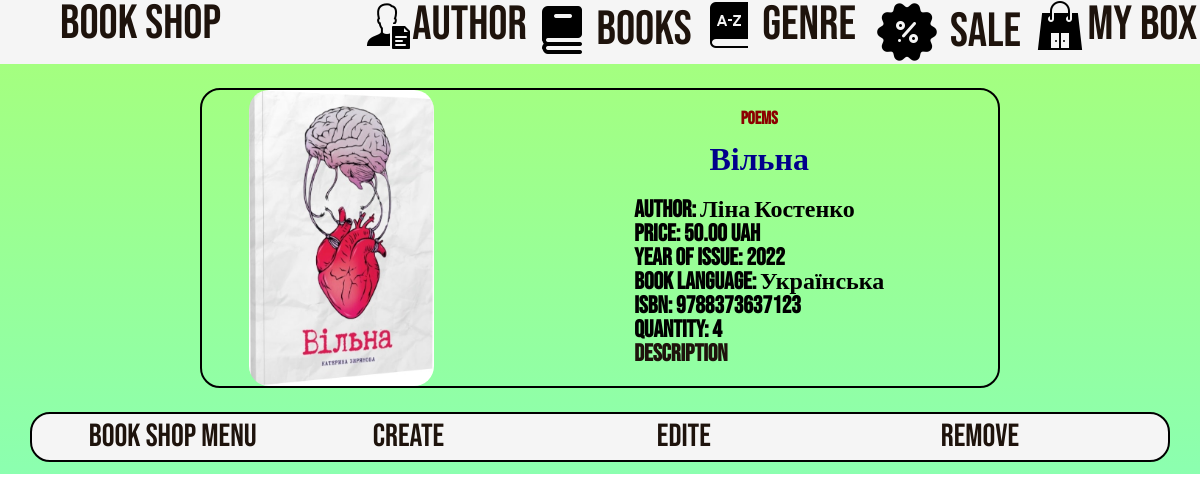
Page /shop/show/2 on the earlier database version.
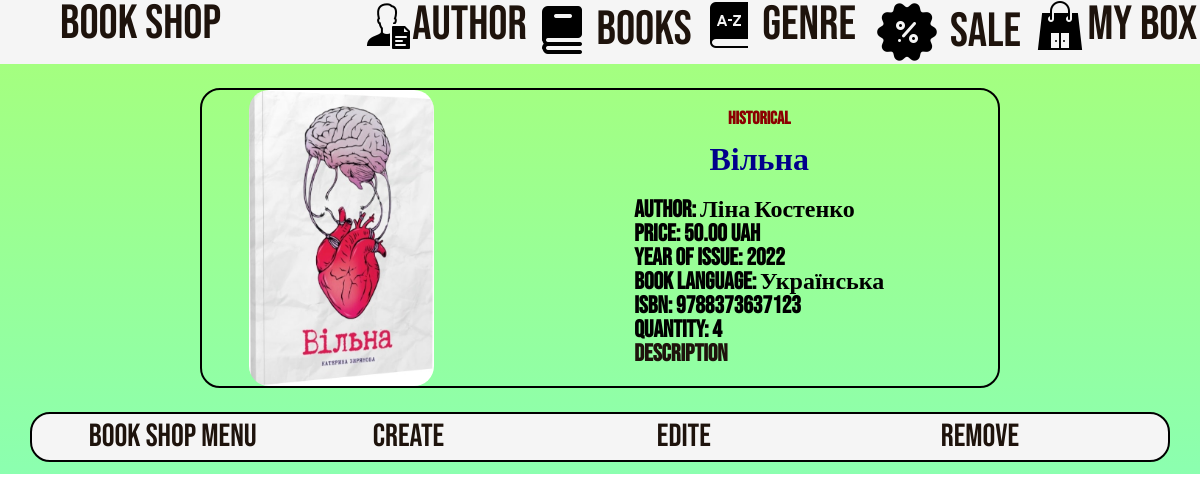
Same page on the later database version.
### shop/models.py (models this page shows, shortened)
class Book_shop(models.Model):
    book = models.ForeignKey('Book', on_delete=models.RESTRICT, null=True)
    price = models.DecimalField(max_digits=10, decimal_places=2, default=0.01)
    currency = models.CharField(default=Currency.UAH, max_length=20)
    quantity = models.IntegerField()
    booked = models.IntegerField()
    sale = models.BooleanField(default=False)
    url = models.URLField(max_length=200, default='empty')

class Book(models.Model):
    genre_ls = [
        ('historical', 'historical'),
        ('novel', 'novel'),
        ('fantasy', 'fantasy'),
        ('comics', 'comics'),
        ('tales', 'tales'),
        ('poems', 'poems'),
        ('prose', 'prose')
    ]
    book_name = models.CharField(max_length=20)
    isbn = models.CharField('ISBN', max_length=13,
                            unique=True,
                            help_text='Unique 13 character')
    year_of_issue = models.DateTimeField()
    book_language = models.CharField(choices=Language.choices, default=Language.ukrainian, max_length=20)
    genre = models.CharField(choices=Book_genre(), max_length=20, default='prose')
    author = models.ForeignKey('Author', on_delete=models.RESTRICT, null=True)
    pic = models.ImageField(upload_to='static/img', blank=True)

class Author(models.Model):
    first_name = models.CharField(max_length=100)
    last_name = models.CharField(max_length=100)
    date_of_birth = models.DateField(null=True, blank=True)
    pic = models.ImageField(upload_to='static/img', blank=True)

### shop/views.py (the view)
# urls.py: path('show/<int:id>', views.book_shop_detail),
def book_shop_detail(request, id=None):
    instance = get_object_or_404(Book_shop, id=id)
    context = {
        'title': 'Book detail',
        'title2': 'Book Shop',
        'object': instance,
    }
    return render(request, 'shop_detail.html', context)

### templates/shop_detail.html
{% extends 'base.html' %}
{% block content %}
    <div class="M_box_show">
        <div class="M_box_pic_show"><img class="Img" src="{{ object.book.pic.url }}"></div>
        <div class="M_box_text_show">
            <div class="MB_text_header"><a style="color: darkred" class="link_undecor"
                                           href="http://127.0.0.1:8000/shop/{{ object.book.genre }}"> {{ object.book.genre }}</a>
            </div>
            <h1 class="Title">{{ object.book.book_name }} </h1>
            <h2 class="Small_title">Author: {{ object.book.author.first_name }} {{ object.book.author.last_name }}
                <br>
                Price: {{ object.price }} {{ object.currency }}
                <br>
                Year of issue: {{ object.book.year_of_issue.year }}
                <br>
                Book language: {{ object.book.book_language.capitalize }}
                <br>
                ISBN: {{ object.book.isbn }}
                <br>
                Quantity: {{ object.quantity }}
                <br>
                <a class="link_undecor" href="{{ object.url }}">Description </a>
            </h2>
        </div>
    </div>
    </div>
{% endblock content %}
{% block bottom %}
    <div class="H_Bigbox">{{ title2 }} MENU</div>
    <div class="H_Bigbox"><a href="http://127.0.0.1:8000/shop/add/" class="link_undecor">CREATE</a></div>
    <div class="H_Bigbox"><a href="http://127.0.0.1:8000/shop/edite/{{ object.book_id }}"
                             class="link_undecor">EDITE </a></div>
    <div class="H_Bigbox"><a href="http://127.0.0.1:8000/shop/delete/{{ object.book_id }}" class="link_undecor">REMOVE </a></div>
{% endblock bottom %}

Differences in the rows shown:
changed through a linked row, Book_shop "UAH": book.genre "poems" → "historical"
